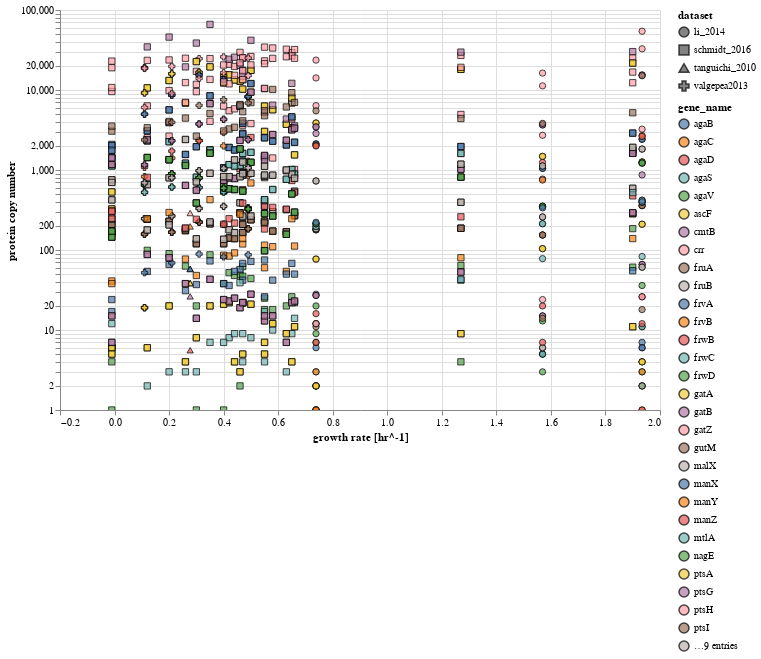

Notebook code for this chart:
### Markdown cell above
There seems to be some outlier-weirdness in the Tanguichi and Valgepea datasets. that will definitely require some more thought and dissection. 

# Part II: Copy Numbers of Molecular Constituents

With these datasets in hand, we can start to exactly measure the total copy numbers of each class of molecular species that may set the speed limit of bacterial growth. 


## Sugar Transport
A simple order-of-magnitude estimate suggests that on the order of $\approx 10^3 - 10^4$ per cell. With the GO term annotated data, we can start to look at this, although I don't understand as of yet how to deal with the oligomeric state (maybe it's okay to assume everything is a tetramer? at least as an approsimation)

### Code cell
# Isolate the sugar transporter. 
sugar_tporter = go_terms[go_terms['go_term'] == 'phosphoenolpyruvate-dependent sugar phosphotransferase system']

base =  alt.Chart(sugar_tporter[sugar_tporter['tot_per_cell'] > 0], width=600, height=400)

points = base.mark_point(size=40).encode(
    x=alt.X('growth_rate_hr', axis=alt.Axis(title='growth rate [hr^-1]')),
    y=alt.Y('tot_per_cell', axis=alt.Axis(title='protein copy number'), scale=alt.Scale(type='log')),
    stroke=alt.value('black'),
    strokeWidth = alt.value(1),
    fill='gene_name',
    shape='dataset',
    tooltip=['gene_name', 'condition', 'dataset']).interactive()
points

### Figure 1 — Vega-Lite specification as saved in the notebook (floating-point values rounded to 4 significant figures; data arrays with more than 128 entries replaced by an {"elided": "..."} marker saying what was removed)
{"$schema": "https://vega.github.io/schema/vega-lite/v3.4.0.json", "config": {"mark": {"tooltip": null}, "view": {"height": 300, "width": 400}}, "data": {"name": "data-9390e6e8dec69e0f3b354e83d63e0453"}, "datasets": {"data-9390e6e8dec69e0f3b354e83d63e0453": {"elided": "993 records"}}, "encoding": {"fill": {"field": "gene_name", "type": "nominal"}, "shape": {"field": "dataset", "type": "nominal"}, "stroke": {"value": "black"}, "strokeWidth": {"value": 1}, "tooltip": [{"field": "gene_name", "type": "nominal"}, {"field": "condition", "type": "nominal"}, {"field": "dataset", "type": "nominal"}], "x": {"axis": {"title": "growth rate [hr^-1]"}, "field": "growth_rate_hr", "type": "quantitative"}, "y": {"axis": {"title": "protein copy number"}, "field": "tot_per_cell", "scale": {"type": "log"}, "type": "quantitative"}}, "height": 400, "mark": {"size": 40, "type": "point"}, "selection": {"selector010": {"bind": "scales", "encodings": ["x", "y"], "type": "interval"}}, "width": 600}
